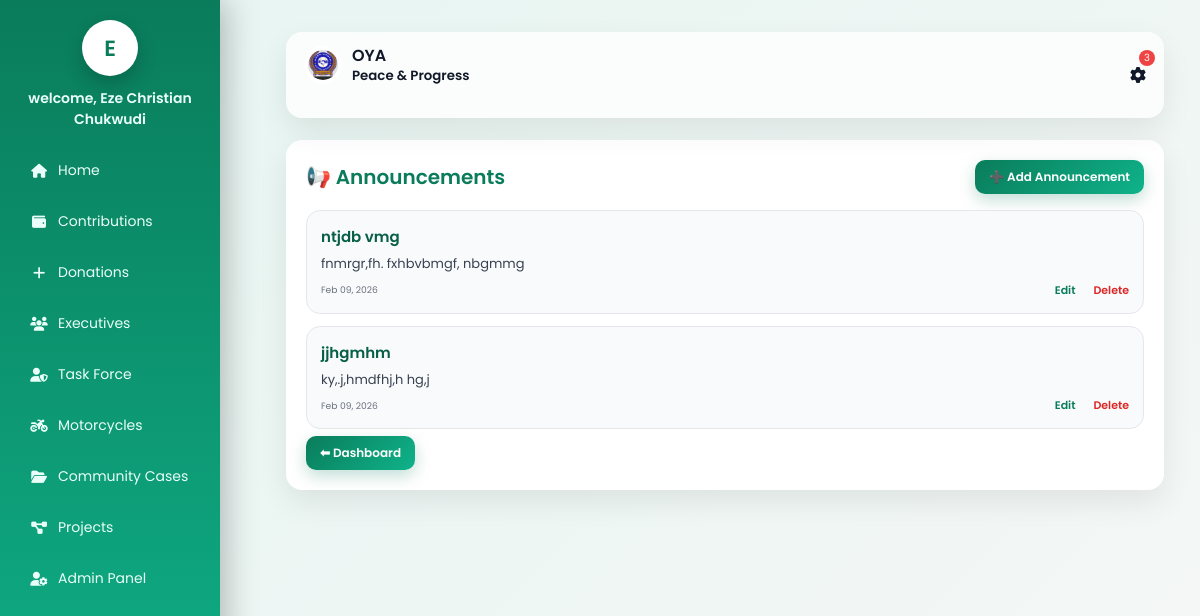
Page /announcements/ (signed in) on the committed database.
### accounts/models.py (models this page shows, shortened)
class Member(models.Model):
    ROLE_CHOICES = [
        ('admin', 'Admin'),
        ('executive', 'Executive'),
        ('member', 'Floor Member'),
    ]
    STATUS_CHOICES = [
        ('active', 'Active'),
        ('inactive', 'Inactive'),
        ('suspended', 'Suspended'),
    ]
    serial_number = models.CharField(max_length=20, unique=True)
    full_name = models.CharField(max_length=200)
    phone_number = models.CharField(max_length=20)
    gender = models.CharField(max_length=10)
    age = models.PositiveIntegerField()
    role = models.CharField(max_length=20, choices=ROLE_CHOICES)
    executive_position = models.CharField(max_length=100, null=True, blank=True)
    status = models.CharField(max_length=20, choices=STATUS_CHOICES)
    year_joined = models.PositiveIntegerField()
    password = models.CharField(max_length=128)  # hashed later
    created_at = models.DateTimeField(auto_now_add=True)

class Announcement(models.Model):
    title = models.CharField(max_length=200)
    message = models.TextField()
    created_by = models.ForeignKey(Member, on_delete=models.SET_NULL, null=True)
    created_at = models.DateTimeField(default=timezone.now)
    is_active = models.BooleanField(default=True)

### accounts/decorators.py (the view)
    def wrapper(request, *args, **kwargs):
        if not request.session.get('member_id'):
            return redirect('login')
        return view_func(request, *args, **kwargs)

### accounts/views.py (called while the page is built)
@login_required
def announcements_list(request):
    member = Member.objects.get(id=request.session['member_id'])
    announcements_count = Announcement.objects.filter(is_active=True).count()
    minutes_count = MeetingMinute.objects.count()
    announcements = Announcement.objects.filter(is_active=True).order_by('-created_at')
    return render(request, 'accounts/announcements_list.html', {
        'announcements': announcements,
        'member': member,
        'announcements_count': announcements_count,
        'minutes_count': minutes_count,
    })

### accounts/templates/accounts/announcements_list.html (shortened to what this page needs)
{% load static %}
<!DOCTYPE html>
<html lang="en">
<head>
  <link rel="stylesheet" href="https://cdnjs.cloudflare.com/ajax/libs/font-awesome/6.5.0/css/all.min.css">
    <link rel="stylesheet" href="{% static 'accounts/css/styles.css' %}">
</head>
<body>
	<aside class="sidebar" id="sidebar">
		<div class="brand">
			<a href="{% url 'dashboard' %}" style="text-decoration: none;"><div class="avatar">{{ member.full_name|slice:":1" }}</div></a>
		</div>
		<strong>welcome, {{ member.full_name }}</strong>
		<nav class="menu">
			<a href="{% url 'dashboard' %}"><i class="fa fa-home"></i> Home</a>
			<a href="{% url 'contributions_list' %}"><i class="fa fa-wallet"></i> Contributions</a>
			<a href="{% url 'donation_list' %}"><i class="fa fa-plus"></i> Donations</a>
			<a href="{% url 'executives_list' %}"><i class="fa fa-users"></i> Executives</a>
			<a href="{% url 'taskforce_list' %}"><i class="fa fa-user-shield"></i> Task Force</a>
			<a href="{% url 'motorcycles_list' %}"><i class="fa fa-motorcycle"></i> Motorcycles</a>
			<a href="{% url 'cases_list' %}"><i class="fa fa-folder-open"></i> Community Cases</a>
			<a href="{% url 'projects_list' %}"><i class="fa fa-diagram-project"></i> Projects</a>
			{% if request.session.member_role == 'admin' %}
			<a href="{% url 'admin_dashboard' %}"><i class="fa fa-user-cog"></i> Admin Panel</a>
			{% endif %}
		</nav>
	</aside>
  <main class="main">
   <div class="topbar">
  <div class="left-top">
    <div class="brand">
      <img src="{% static 'accounts/images/oya logo.jpeg' %}" alt="OYA Logo">
      <span>
        OYA<br>
        <small>Peace & Progress</small>
      </span>
    </div>
  </div>
  <div class="actions">
    <div class="profile" onclick="toggleProfile()">
      <span class="badge-noty">
        {{ announcements_count|add:minutes_count }}
      </span>
      <i class="fa fa-cog"></i>
    </div>
  </div>
</div>
  <div class="container">
    <div class="header">
      <div class="header-left">
        <h2>📢 Announcements</h2>
      </div>
      {% if request.session.member_role == 'admin' %}
        <a href="{% url 'add_announcement' %}" class="btn">➕ Add Announcement</a>
      {% endif %}
    </div>
    <ul class="list">
      {% for ann in announcements %}
        <li class="card">
          <h4>{{ ann.title }}</h4>
          <p>{{ ann.message }}</p>
          <div class="meta">
            <small>{{ ann.created_at|date:"M d, Y" }}</small>
            {% if request.session.member_role == 'admin' %}
              <div class="actions">
                <a href="{% url 'edit_announcement' ann.id %}">Edit</a>
                <a href="{% url 'delete_announcement' ann.id %}" onclick="return confirm('Delete this announcement?')">Delete</a>
              </div>
            {% endif %}
          </div>
        </li>
      {% empty %}
        <div class="empty">No announcements yet.</div>
      {% endfor %}
    </ul>
        <a href="{% url 'dashboard' %}" class="btn btn-secondary">⬅ Dashboard</a>
  </div>
    </main>
</body>
</html>

### accounts/static/accounts/css/styles.css (style rules this page uses)
:root { --primary: #0a7c5b; --bg: #f5f7f6; --card: #ffffff; --text: #1f2933; --muted: #6b7280; --shadow: 0 10px 25px rgba(0,0,0,.08); --radius: 16px; }
* { box-sizing: border-box; }
body { margin: 0; font-family: 'Poppins', sans-serif; background: var(--bg); color: var(--text); min-height: 100vh; display: flex; }
.sidebar { width:220px; background:linear-gradient(180deg,#0a7c5b,#0fb38a); color:#eafff9; padding:20px 18px; position:fixed; inset:0 auto 0 0; z-index:1000; box-shadow:6px 0 30px rgba(0,0,0,.25); transition:transform .3s ease; }
.sidebar .brand { display:flex; justify-content:center; margin-bottom:12px; }
.sidebar .avatar { width:56px; height:56px; border-radius:50%; background:#fff; color:#0a7c5b; display:grid; place-items:center; font-size:22px; font-weight:600; box-shadow:0 8px 20px rgba(0,0,0,.2); }
.sidebar strong { display:block; text-align:center; margin-top:8px; font-weight:600; font-size:14px; }
.menu { margin-top:12px; }
.menu a { display:flex; align-items:center; gap:12px; padding:11px 14px; border-radius:12px; color:#eafff9; text-decoration:none; font-size:14px; margin-bottom:6px; }
.menu a i { width:18px; text-align:center; }
.brand { display: flex; align-items: center; gap: 10px; margin-bottom: 20px; }
.brand img { width: 42px; height: 42px; object-fit: contain; border-radius: 50%; background: #fff; padding: 4px; }
.brand span { font-weight: 600; font-size: 16px; line-height: 1.2; }
.menu a { display: flex; align-items: center; gap: 10px; padding: 12px; border-radius: 10px; text-decoration: none; color: #eafff9; margin-bottom: 6px; }
.main { margin-left: 250px; width: 100%; padding: 16px 20px 30px; }
.topbar { position:sticky; top:0; display:flex; justify-content:space-between; align-items:center; padding:14px 18px; margin-bottom:22px; background:rgba(255,255,255,.75); backdrop-filter:blur(10px); border-radius:16px; box-shadow:0 12px 30px rgba(0,0,0,.08); z-index:50; }
.left-top { display: flex; align-items: center; gap: 10px; }
.topbar .brand { display:flex; align-items:center; gap:10px; }
.topbar .brand img { width:38px; height:38px; border-radius:50%; background:#fff; padding:4px; }
.actions { display: flex; align-items: center; gap: 10px; position: relative; z-index: 60; }
.badge-noty { position: absolute; top: -17px; right: -9px; background: #ef4444; color: #fff; font-size: 10px; border-radius: 50%; padding: 0px 5px; }
.profile { cursor:pointer; display:flex; align-items:center; gap:8px; }
.avatar { width: 32px; height: 32px; border-radius: 50%; background: linear-gradient(135deg, #0a7c5b, #0fb38a); color: #fff; display: grid; place-items: center; font-weight: 600; }
.btn { background: #fff; color: #0a7c5b; border-radius: 10px; padding: 10px 14px; text-decoration: none; font-weight: 600; border: none; cursor: pointer; }

### rows in the picture
Member: full_name "E", full_name "Eze Christian Chukwudi"
Announcement: title "ntjdb vmg", message "fnmrgr,fh. fxhbvbmgf, nbgmmg", created_at "Feb 09, 2026"
Announcement: title "jjhgmhm", message "ky,.j,hmdfhj,h hg,j", created_at "Feb 09, 2026"

### other values in the picture
{{ announcements_count|add:minutes_count }} "3"
